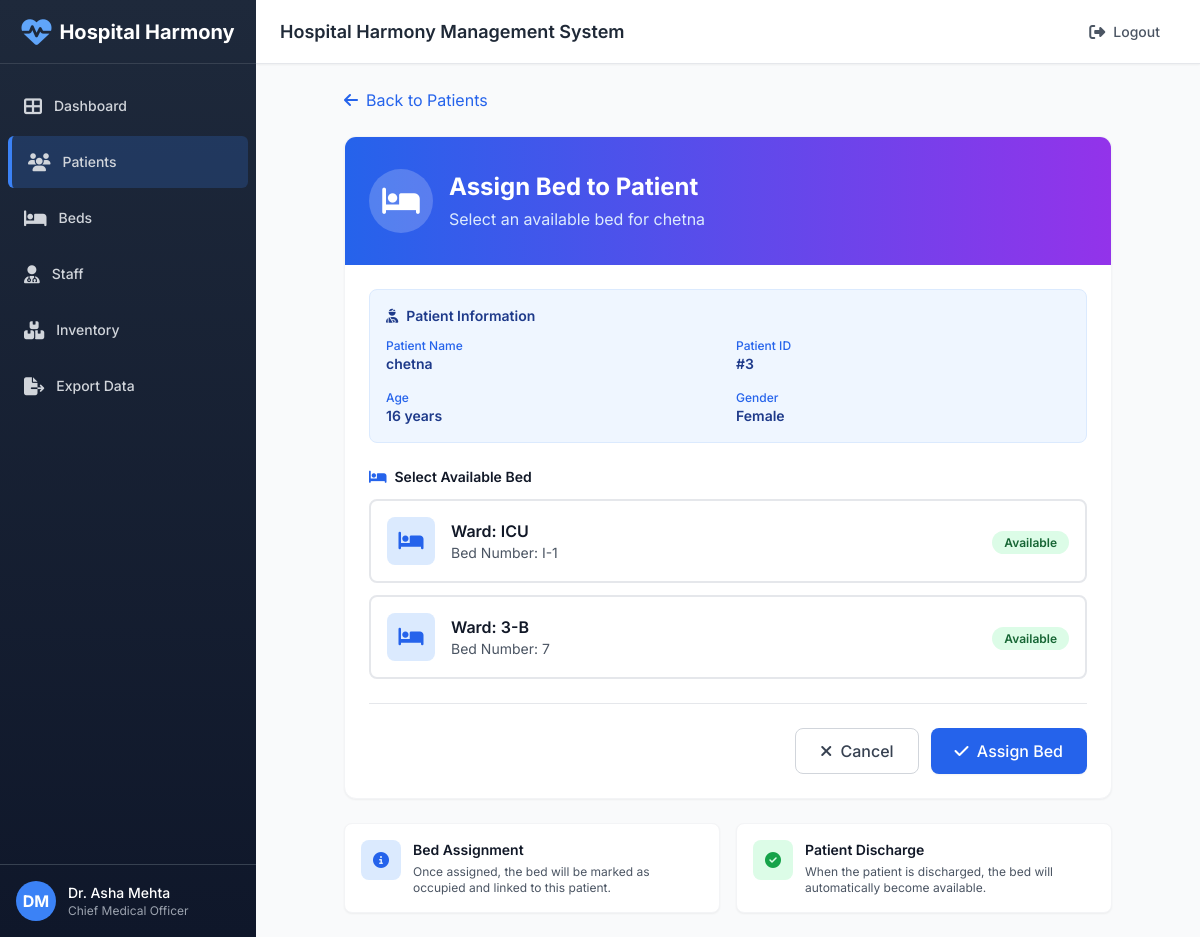
The app's page /patients/assign/3 (signed in) with its own data.
### tables this page shows
CREATE TABLE patients (
    id INTEGER PRIMARY KEY AUTOINCREMENT,
    name TEXT NOT NULL,
    age INTEGER,
    gender TEXT,
    admission_reason TEXT,
    bed_id INTEGER,
    FOREIGN KEY(bed_id) REFERENCES beds(id)
);

CREATE TABLE beds (
    id INTEGER PRIMARY KEY AUTOINCREMENT,
    ward TEXT NOT NULL,
    bed_number TEXT NOT NULL,
    status TEXT NOT NULL DEFAULT 'available'
);

### app.py (the view)
@app.route('/patients/assign/<int:pid>')
@login_required
def assign_bed(pid):
    db = get_db(); cur = db.cursor()
    cur.execute("SELECT * FROM beds WHERE status='available'")
    beds = cur.fetchall()
    cur.execute('SELECT * FROM patients WHERE id=?', (pid,))
    patient = cur.fetchone()
    return render_template('assign_bed.html', patient=patient, beds=beds)

### app.py (called while the page is built)
def login_required(f):
    @wraps(f)
    def wrapped(*args, **kwargs):
        if 'user' not in session:
            return redirect(url_for('login'))
        return f(*args, **kwargs)
    return wrapped

### database.py (called while the page is built)
def get_db():
    global _conn
    if _conn is None:
        _conn = sqlite3.connect(DB_PATH, check_same_thread=False)
        _conn.row_factory = sqlite3.Row
    return _conn

### templates/assign_bed.html (shortened to what this page needs)
{% extends "layout.html" %}
{% block content %}
<div class="max-w-3xl mx-auto">
    <a href="/patients" class="inline-flex items-center text-blue-600 hover:text-blue-800 mb-6 transition">
        <i class="fas fa-arrow-left mr-2"></i>
        Back to Patients
    </a>
    <div class="bg-white rounded-xl shadow-sm border border-gray-100 overflow-hidden">
        <div class="bg-gradient-to-r from-blue-600 to-purple-600 px-6 py-8 text-white">
            <div class="flex items-center">
                <div class="w-16 h-16 bg-white bg-opacity-20 rounded-full flex items-center justify-center mr-4">
                    <i class="fas fa-bed text-3xl"></i>
                </div>
                <div>
                    <h1 class="text-2xl font-bold">Assign Bed to Patient</h1>
                    <p class="text-blue-100 mt-1">Select an available bed for {{ patient['name'] }}</p>
                </div>
            </div>
        </div>
        <div class="p-6">
            <div class="bg-blue-50 rounded-lg p-4 mb-6 border border-blue-100">
                <h3 class="text-sm font-semibold text-blue-900 mb-3 flex items-center">
                    <i class="fas fa-user-injured mr-2"></i>
                    Patient Information
                </h3>
                <div class="grid grid-cols-2 gap-4">
                    <div>
                        <p class="text-xs text-blue-600 font-medium">Patient Name</p>
                        <p class="text-sm font-semibold text-blue-900">{{ patient['name'] }}</p>
                    </div>
                    <div>
                        <p class="text-xs text-blue-600 font-medium">Patient ID</p>
                        <p class="text-sm font-semibold text-blue-900">#{{ patient['id'] }}</p>
                    </div>
                    {% if patient['age'] %}
                    <div>
                        <p class="text-xs text-blue-600 font-medium">Age</p>
                        <p class="text-sm font-semibold text-blue-900">{{ patient['age'] }} years</p>
                    </div>
                    {% endif %}
                    {% if patient['gender'] %}
                    <div>
                        <p class="text-xs text-blue-600 font-medium">Gender</p>
                        <p class="text-sm font-semibold text-blue-900">{{ patient['gender'] }}</p>
                    </div>
                    {% endif %}
                </div>
            </div>
            <form method="POST" action="/patients/assign/save" class="space-y-6">
                <div>
                    <label class="block text-sm font-semibold text-gray-900 mb-3 flex items-center">
                        <i class="fas fa-bed mr-2 text-blue-600"></i>
                        Select Available Bed
                    </label>
                    {% if beds %}
                        <div class="space-y-3">
                            {% for b in beds %}
                            <label class="block">
                                <div class="peer-checked:border-blue-500 peer-checked:bg-blue-50 border-2 border-gray-200 rounded-lg p-4 cursor-pointer hover:border-blue-300 transition">
                                    <div class="flex items-center justify-between">
                                        <div class="flex items-center">
                                            <div class="w-12 h-12 bg-blue-100 rounded-lg flex items-center justify-center mr-4">
                                                <i class="fas fa-bed text-blue-600 text-xl"></i>
                                            </div>
                                            <div>
                                                <h4 class="font-semibold text-gray-900">Ward: {{ b['ward'] }}</h4>
                                                <p class="text-sm text-gray-600">Bed Number: {{ b['bed_number'] }}</p>
                                            </div>
                                        </div>
                                        <div class="peer-checked:hidden block">
                                            <span class="px-3 py-1 text-xs font-semibold rounded-full bg-green-100 text-green-800">
                                                Available
                                            </span>
                                        </div>
                                    </div>
                                </div>
                            </label>
                            {% endfor %}
                        </div>
                    {% endif %}
                </div>
                {% if beds %}
                <div class="flex justify-end space-x-3 pt-6 border-t border-gray-200">
                    <a href="/patients" class="px-6 py-2.5 border border-gray-300 rounded-lg text-gray-700 hover:bg-gray-50 transition font-medium">
                        <i class="fas fa-times mr-1"></i> Cancel
                    </a>
                    <button type="submit" class="px-6 py-2.5 bg-blue-600 text-white rounded-lg hover:bg-blue-700 transition font-medium shadow-sm">
                        <i class="fas fa-check mr-1"></i> Assign Bed
                    </button>
                </div>
                {% endif %}
            </form>
        </div>
    </div>
    <div class="grid grid-cols-1 md:grid-cols-2 gap-4 mt-6">
        <div class="bg-white rounded-lg shadow-sm border border-gray-100 p-4">
            <div class="flex items-start">
                <div class="w-10 h-10 bg-blue-100 rounded-lg flex items-center justify-center mr-3 flex-shrink-0">
                    <i class="fas fa-info-circle text-blue-600"></i>
                </div>
                <div>
                    <h4 class="font-semibold text-gray-900 text-sm">Bed Assignment</h4>
                    <p class="text-xs text-gray-600 mt-1">Once assigned, the bed will be marked as occupied and linked to this patient.</p>
                </div>
            </div>
        </div>
        <div class="bg-white rounded-lg shadow-sm border border-gray-100 p-4">
            <div class="flex items-start">
                <div class="w-10 h-10 bg-green-100 rounded-lg flex items-center justify-center mr-3 flex-shrink-0">
                    <i class="fas fa-check-circle text-green-600"></i>
                </div>
                <div>
                    <h4 class="font-semibold text-gray-900 text-sm">Patient Discharge</h4>
                    <p class="text-xs text-gray-600 mt-1">When the patient is discharged, the bed will automatically become available.</p>
                </div>
            </div>
        </div>
    </div>
</div>
{% endblock %}

### templates/layout.html (style rules this page uses)
* { font-family: 'Inter', sans-serif; }

### records on screen
patients: name "chetna", id "3", age "16", gender "Female"
beds: ward "ICU", bed_number "I-1"
beds: ward "3-B", bed_number "7"
